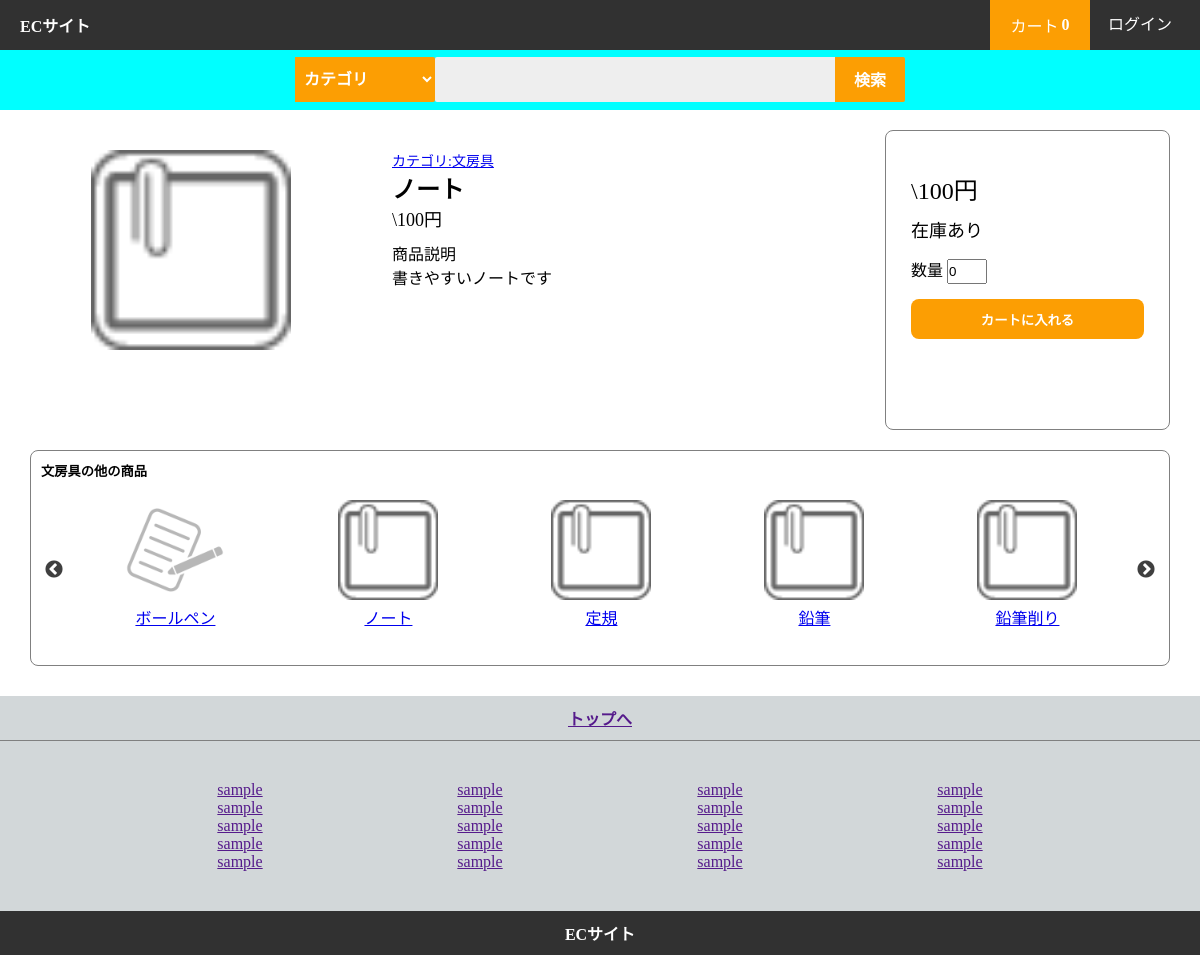
Screenshot of /test_sql/product.php?name=5 with the database file from the repository.
### tables this page shows
CREATE TABLE `product_info` (
  `Product_ID` int(11) NOT NULL,
  `Product_Name` text DEFAULT NULL,
  `Product_Category` text DEFAULT NULL,
  `Product_About` text DEFAULT NULL,
  `Product_Price` int(11) DEFAULT NULL,
  `Product_Image` text DEFAULT NULL,
  `Product_Stock` int(11) DEFAULT NULL,
  `Product_Access` int(11) NOT NULL DEFAULT 0
);

### test_sql/product.php (the view, shortened to what this page needs)
<?php
require "pdo_connect.php";
$productID = $_GET["name"];
$prepare = $dbh->prepare("SELECT * FROM Product_Info WHERE Product_ID = ?");
$prepare->execute([$productID]);
$result = $prepare->fetch(PDO::FETCH_ASSOC);
$prepare = $dbh->prepare("SELECT * FROM Product_Info WHERE Product_Category=?");
$prepare->execute([$result["Product_Category"]]);
$sameCategory = $prepare->fetchAll(PDO::FETCH_ASSOC);
?>
<!DOCTYPE html>
<html>
<head>
	<link href="js/slick-theme.css" rel="stylesheet" type="text/css">
	<link href="js/slick.css" rel="stylesheet" type="text/css">
	<link rel="stylesheet" href="css/common.css">
	<link rel="stylesheet" href="css/product.css">
</head>
<body>
	<?php require 'nav.php'; ?>
	<?php require 'search_area.php'; ?>
	<div class="container">
		<div class="image-area">
			<img src="<?php echo $result["Product_Image"] ?>" class="product-image">
		</div>
		<div class="about-area">
			<a href="search.php?c=<?php echo $result["Product_Category"] ?>" class="about-category">カテゴリ:<?php echo $result["Product_Category"] ?></a>
			<h2><?php echo $result["Product_Name"] ?></h2>
			<div class="about-price">\<?php echo $result["Product_Price"] ?>円</div>
			<div>商品説明</div>
			<div about-about><?php echo $result["Product_About"] ?></div>
		</div>
		<div class="cart-area">
			<div class="cart-price">\<?php echo $result["Product_Price"] ?>円</div>
			<?php if($result["Product_Stock"] > 0): ?>
				<div class="cart-stock">在庫あり</div>
			<?php else: ?>
				<div class="cart-stock">売り切れ</div>
			<?php endif; ?>
			<form action="cart.php?name=add" method="post" class="products">
				<label for="quantity">数量</label>
				<input type="number" min="0" max="<?php echo $result["Product_Stock"] ?>" name="quantity" value="0" class="cart-input">
        		<input type="submit" name="submit" value="カートに入れる" class="cart-submit">
			</form>
		</div>
    </div>
    <div class="slide-category">
				<h5><?php echo $result["Product_Category"] ?>の他の商品</h5>
				<ul class="slider">
				<?php for($i=0; $i<count($sameCategory); $i++): ?>
                    <li class="slide-content"><a href="product.php?name=<?php echo $sameCategory[$i]["Product_ID"] ?>">
                        <img src="img/<?php echo $sameCategory[$i]["Product_ID"] ?>.png" class="replace-image">
                        <div class="item"><?php echo $sameCategory[$i]["Product_Name"] ?></div>
                    </a></li>
                <?php endfor ?>
            	</ul>
	</div>
	<?php require 'footer.php'; ?>
</body>
</html>

### test_sql/css/common.css (style rules this page uses)
* { margin: 0; padding: 0; }

### test_sql/css/product.css (style rules this page uses)
.container { width:95%; margin:0 auto; padding:20px 0px; box-sizing:border-box; display:flex; flex-wrap:wrap; }
.image-area { width:30%; background:white; display:flex; justify-content:center; }
.product-image { width:200px; height:200px; margin-right:20px; margin-bottom:20px; margin-top:20px; }
.about-area { width:45%; background:white; box-sizing:border-box; padding:20px 20px; }
.about-category { font-size:14px; }
.about-price { margin-bottom:10px; font-size:18px; }
.cart-area { width:25%; min-height:300px; background:white; border-radius:8px; padding:30px 25px; box-sizing:border-box; border:1px solid gray; }
.cart-price { font-size:24px; margin-bottom:10px; margin-top:10px; }
.cart-stock { font-size:18px; margin-bottom:15px; }
.cart-input { width:40px; height:25px; outline:none; box-sizing:border-box; margin:0; padding:0; margin-bottom:15px; }
.cart-submit { width:100%; display:block; height:40px; background:#fc9e03; outline:none; border:none; border-radius:8px; color:white; font-weight:bold; }
.slide-category { width:95%; background:white; margin:0 auto; padding:10px; margin-bottom:30px; box-sizing:border-box; border-radius:8px; border:1px solid gray; }
.slider { width:95%; margin:0 auto; margin-top:5px; }
.slide-content { width:100px; margin:10px; text-align:center; }
.slide-content img { width:100px; margin:0 auto; padding-top:5px; }
.item { height:40px; margin-top:5px; }

### test_sql/css/nav.css (style rules this page uses)
li { list-style:none; }

### rows the page displays
product_info: Product_Category "文房具", Product_Name "ノート", Product_Price "100", Product_About "書きやすいノートです"
product_info: shows a picture, Product_Name "ボールペン"
product_info: Product_Name "定規"
product_info: Product_Name "鉛筆"
product_info: Product_Name "鉛筆削り"
